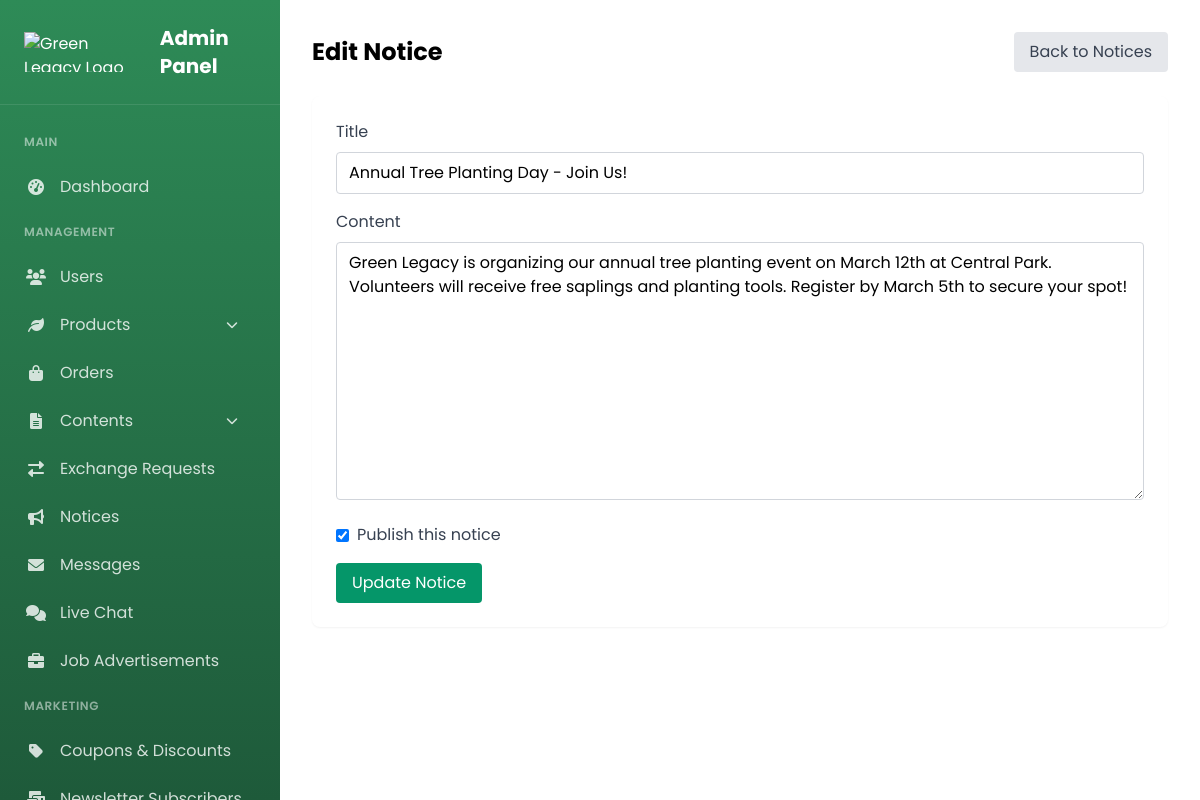
The app's page /admin_edit_notice.php?id=3 (signed in) with its own data.
### tables this page shows
CREATE TABLE `notices` (
  `notice_id` int(11) NOT NULL,
  `title` varchar(255) NOT NULL,
  `content` text NOT NULL,
  `admin_id` int(11) NOT NULL,
  `is_published` tinyint(1) NOT NULL DEFAULT 0,
  `created_at` timestamp NOT NULL DEFAULT current_timestamp(),
  `updated_at` timestamp NOT NULL DEFAULT current_timestamp() ON UPDATE current_timestamp(),
  `published_at` timestamp NULL DEFAULT NULL
);

### admin_edit_notice.php (the view, shortened to what this page needs)
<?php
require_once 'db_connect.php';
$noticeId = (int)$_GET['id'];
$query = "SELECT * FROM notices WHERE notice_id = ?";
$stmt = $conn->prepare($query);
$stmt->bind_param('i', $noticeId);
$stmt->execute();
$result = $stmt->get_result();
$notice = $result->fetch_assoc();
?>
<?php include 'admin_sidebar.php'; ?>
<div class="main-content p-8">
    <div class="flex justify-between items-center mb-6">
        <h1 class="text-2xl font-bold">Edit Notice</h1>
        <a href="admin_notices.php" class="px-4 py-2 bg-gray-200 text-gray-700 rounded hover:bg-gray-300">
            Back to Notices
        </a>
    </div>
    <div class="bg-white rounded-lg shadow-sm p-6">
        <form method="POST">
            <div class="mb-4">
                <label for="title" class="block text-gray-700 mb-2">Title</label>
                <input type="text" id="title" name="title" required
                       value="<?= htmlspecialchars($notice['title']) ?>"
                       class="w-full px-3 py-2 border border-gray-300 rounded focus:outline-none focus:ring-2 focus:ring-green-500">
            </div>
            <div class="mb-4">
                <label for="content" class="block text-gray-700 mb-2">Content</label>
                <textarea id="content" name="content" rows="10" required
                          class="w-full px-3 py-2 border border-gray-300 rounded focus:outline-none focus:ring-2 focus:ring-green-500"><?= htmlspecialchars($notice['content']) ?></textarea>
            </div>
            <div class="mb-4 flex items-center">
                <input type="checkbox" id="is_published" name="is_published"
                       <?= $notice['is_published'] ? 'checked' : '' ?> class="mr-2">
                <label for="is_published" class="text-gray-700">Publish this notice</label>
            </div>
            <button type="submit" class="px-4 py-2 bg-green-600 text-white rounded hover:bg-green-700">
                Update Notice
            </button>
        </form>
    </div>
</div>

### admin_sidebar.php (style rules this page uses)
:root { --primary-green: #2E8B57; --light-green: #a8e6cf; --sidebar-width: 280px; }
body { font-family: 'Poppins', sans-serif; }

### admin_edit_notice.php (style rules this page uses)
.main-content { margin-left: 280px; }

### records on screen
notices: title "Annual Tree Planting Day - Join Us!", content "Green Legacy is organizing our annual tree planting event on March 12th at Central Park. Volunteers will receive free saplings and planting tools. Register by March 5th to secure your spot!", is_published "☑"
